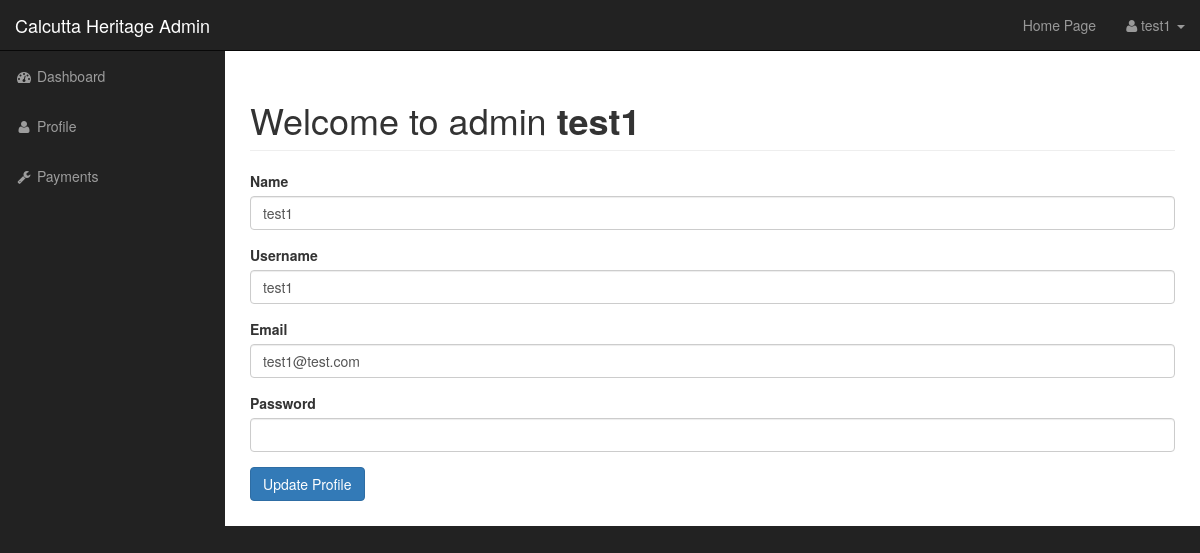
Screenshot of /admin/profile.php (signed in) with the database file from the repository.
### tables this page shows
CREATE TABLE `users` (
  `user_id` int(5) NOT NULL,
  `name` varchar(100) NOT NULL,
  `username` varchar(50) NOT NULL,
  `user_image` text NOT NULL,
  `email` varchar(50) NOT NULL,
  `phone_number` bigint(10) NOT NULL,
  `password_hash` varchar(255) NOT NULL,
  `user_type` int(4) NOT NULL DEFAULT 0,
  `create_time` timestamp NOT NULL DEFAULT current_timestamp() ON UPDATE current_timestamp()
);

### admin/profile.php (the view, shortened to what this page needs)
<?php include "includes/admin_header.php" ?>
<?php
if (isset($_SESSION['username'])) {
    $username = $_SESSION['username'];
    $select_user_profile_query = "SELECT * FROM users WHERE username = '{$username}' ";
    $result = mysqli_query($connection, $select_user_profile_query);
    while ($row = mysqli_fetch_array($result)) {
        $name = $row['name'];
        $username = $row['username'];
        $email = $row['email'];
    }
}
?>
<div id="wrapper">
    <?php include "includes/admin_navigation.php" ?>
    <div id="page-wrapper">
        <div class="container-fluid">
            <div class="row">
                <div class="col-lg-12">
                    <h1 class="page-header">
                        Welcome to admin
                        <span><b><?php echo $_SESSION['username']; ?></b></span>
                    </h1>
                    <form action="" method="post" enctype="multipart/form-data">
                        <div class="form-group">
                            <label for="title">Name</label>
                            <input type="text" value="<?php echo $name; ?>" class="form-control" name="name">
                        </div>
                        <div class="form-group">
                            <label for="post_tags">Username</label>
                            <input type="text" value="<?php echo $username; ?>" class="form-control" name="username">
                        </div>
                        <div class="form-group">
                            <label for="post_content">Email</label>
                            <input type="email" value="<?php echo $email; ?>" class="form-control" name="email">
                        </div>
                        <div class="form-group">
                            <label for="post_content">Password</label>
                            <input autocomplete="off" type="password" class="form-control" name="password">
                        </div>
                        <div class="form-group">
                            <input class="btn btn-primary" type="submit" name="edit_user" value="Update Profile">
                        </div>
                    </form>
                </div>
            </div>
        </div>
    </div>
    <?php include "includes/admin_footer.php" ?>

### admin/css/sb-admin.css (style rules this page uses)
body { margin-top: 100px; background-color: #222; }
@media (min-width:768px) { body { margin-top: 50px; } }
#wrapper { padding-left: 0; }
#page-wrapper { width: 100%; padding: 0; background-color: #fff; }
@media (min-width:768px) { #wrapper { padding-left: 225px; } }
@media (min-width:768px) { #page-wrapper { padding: 10px; } }

### rows the page displays
users: name "test1", username "test1", email "test1@test.com"

### other values shown
$_SESSION['name'] "test1"
$_SESSION['username'] "test1"
